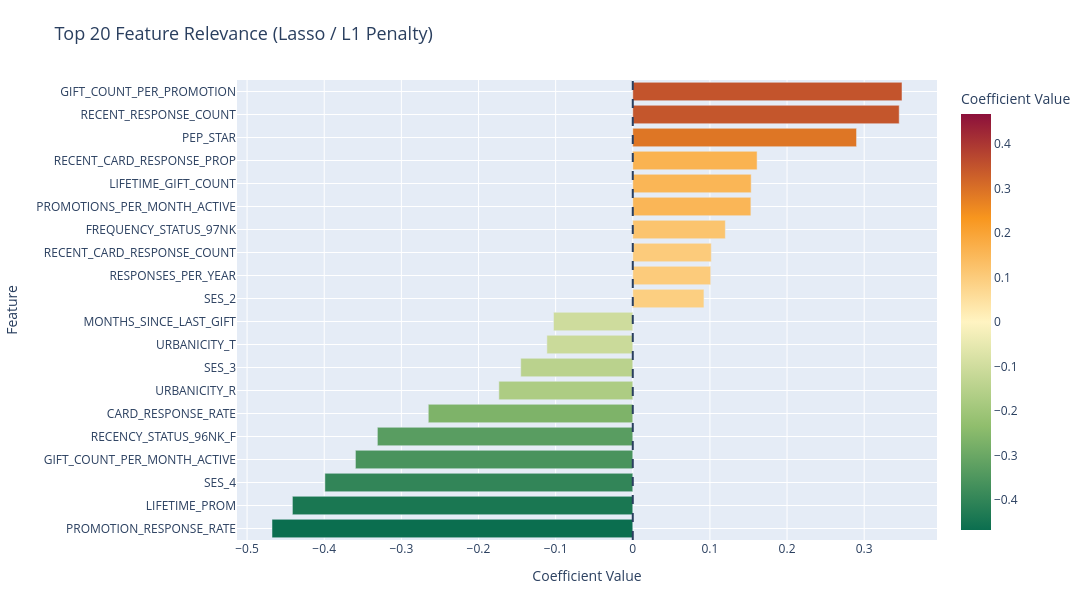

Notebook code cell kept with this figure:
### Code cell
"""2. Lasso coefficient importance"""
lasso_coefs = pd.DataFrame({
    "Feature": feature_names,
    "Coefficient": lasso_model.coef_[0],
})

fig = plot_lasso_feature_importance(lasso_coefs, top_n=20)
fig.show()

embedded_lasso_features = lasso_coefs.loc[lasso_coefs["Coefficient"] != 0, "Feature"].tolist()
n_zeroed = int((lasso_model.coef_[0] == 0).sum())
print(f"Lasso zeroed-out features: {n_zeroed}")
print(f"Lasso-selected features (non-zero coefficient): {len(embedded_lasso_features)}")

### Figure 1 — Plotly figure (JSON) as saved in the notebook; plotly's stock layout.template omitted (floating-point values rounded to 4 significant figures)
{"data": [{"alignmentgroup": "True", "hovertemplate": "Coefficient Value=%{marker.color}<br>Feature=%{y}<extra></extra>", "legendgroup": "", "marker": {"color": [-0.4677, -0.4412, -0.3991, -0.3595, -0.3311, -0.2651, -0.1736, -0.1452, -0.1113, -0.1028, 0.09224, 0.101, 0.1018, 0.12, 0.1531, 0.1535, 0.1611, 0.2901, 0.3454, 0.349], "coloraxis": "coloraxis", "pattern": {"shape": ""}}, "name": "", "offsetgroup": "", "orientation": "h", "showlegend": false, "textposition": "auto", "type": "bar", "x": [-0.4677, -0.4412, -0.3991, -0.3595, -0.3311, -0.2651, -0.1736, -0.1452, -0.1113, -0.1028, 0.09224, 0.101, 0.1018, 0.12, 0.1531, 0.1535, 0.1611, 0.2901, 0.3454, 0.349], "xaxis": "x", "y": ["PROMOTION_RESPONSE_RATE", "LIFETIME_PROM", "SES_4", "GIFT_COUNT_PER_MONTH_ACTIVE", "RECENCY_STATUS_96NK_F", "CARD_RESPONSE_RATE", "URBANICITY_R", "SES_3", "URBANICITY_T", "MONTHS_SINCE_LAST_GIFT", "SES_2", "RESPONSES_PER_YEAR", "RECENT_CARD_RESPONSE_COUNT", "FREQUENCY_STATUS_97NK", "PROMOTIONS_PER_MONTH_ACTIVE", "LIFETIME_GIFT_COUNT", "RECENT_CARD_RESPONSE_PROP", "PEP_STAR", "RECENT_RESPONSE_COUNT", "GIFT_COUNT_PER_PROMOTION"], "yaxis": "y"}], "layout": {"barmode": "relative", "coloraxis": {"cmax": 0.4677, "cmin": -0.4677, "colorbar": {"tickfont": {"color": "#2A3F5F"}, "title": {"font": {"color": "#2A3F5F"}, "text": "Coefficient Value"}}, "colorscale": [[0, "#0B6E4F"], [0.25, "#90BE6D"], [0.5, "#FFF4C2"], [0.75, "#F8961E"], [1, "#8C103B"]]}, "font": {"color": "#2A3F5F"}, "height": 600, "legend": {"bgcolor": "rgba(255,255,255,0.75)", "bordercolor": "rgba(0,0,0,0)", "font": {"color": "#2A3F5F"}, "tracegroupgap": 0}, "margin": {"b": 60, "l": 80, "r": 40, "t": 80}, "paper_bgcolor": "#FFFFFF", "plot_bgcolor": "#E5ECF6", "shapes": [{"line": {"color": "#2A3F5F", "dash": "dash"}, "type": "line", "x0": 0, "x1": 0, "xref": "x", "y0": 0, "y1": 1, "yref": "y domain"}], "title": {"font": {"color": "#2A3F5F", "size": 18}, "text": "Top 20 Feature Relevance (Lasso / L1 Penalty)"}, "width": 1100, "xaxis": {"anchor": "y", "domain": [0, 1], "gridcolor": "#FFFFFF", "showgrid": true, "tickfont": {"color": "#2A3F5F"}, "title": {"font": {"color": "#2A3F5F"}, "text": "Coefficient Value"}, "zeroline": false}, "yaxis": {"anchor": "x", "domain": [0, 1], "gridcolor": "#FFFFFF", "showgrid": true, "tickfont": {"color": "#2A3F5F"}, "title": {"font": {"color": "#2A3F5F"}, "text": "Feature"}, "zeroline": false}}}
